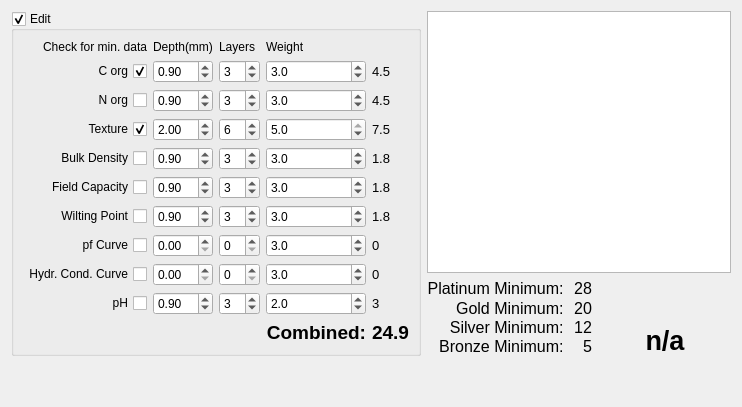
      <widget class="QWidget" name="tabSoil">
       <attribute name="title">
        <string>Soil</string>
       </attribute>
       <layout class="QGridLayout" name="gridLayout_24">
        <item row="0" column="0" rowspan="2">
         <widget class="QGroupBox" name="gbxSoil">
          <property name="title">
           <string>Edit</string>
          </property>
          <property name="checkable">
           <bool>true</bool>
          </property>
          <property name="checked">
           <bool>true</bool>
          </property>
          <layout class="QGridLayout" name="gridLayoutWeather">
           <item row="0" column="3">
            <widget class="QLabel" name="lblMgmtPoints_8">
             <property name="font">
              <font>
               <pointsize>9</pointsize>
              </font>
             </property>
             <property name="text">
              <string>Weight</string>
             </property>
            </widget>
           </item>
           <item row="8" column="2">
            <widget class="QSpinBox" name="sbPfCurveLayersSoil">
             <property name="toolTip">
              <string>&lt;html&gt;&lt;head/&gt;&lt;body&gt;&lt;p&gt;Number of observations&lt;/p&gt;&lt;/body&gt;&lt;/html&gt;</string>
             </property>
            </widget>
           </item>
           <item row="9" column="0">
            <widget class="QCheckBox" name="chbxHydrCondCurveSoil">
             <property name="toolTip">
              <string>&lt;html&gt;&lt;head/&gt;&lt;body&gt;&lt;p&gt;Check if Minimum Data&lt;/p&gt;&lt;/body&gt;&lt;/html&gt;</string>
             </property>
             <property name="layoutDirection">
              <enum>Qt::RightToLeft</enum>
             </property>
             <property name="text">
              <string>Hydr. Cond. Curve</string>
             </property>
            </widget>
           </item>
           <item row="6" column="2">
            <widget class="QSpinBox" name="sbFieldCapacityLayersSoil">
             <property name="toolTip">
              <string>&lt;html&gt;&lt;head/&gt;&lt;body&gt;&lt;p&gt;Number of observations&lt;/p&gt;&lt;/body&gt;&lt;/html&gt;</string>
             </property>
             <property name="value">
              <number>3</number>
             </property>
            </widget>
           </item>
           <item row="5" column="3">
            <widget class="QDoubleSpinBox" name="dsbBulkDensityWeightSoil">
             <property name="decimals">
              <number>1</number>
             </property>
             <property name="maximum">
              <double>5.000000000000000</double>
             </property>
             <property name="singleStep">
              <double>0.500000000000000</double>
             </property>
             <property name="value">
              <double>3.000000000000000</double>
             </property>
            </widget>
           </item>
           <item row="4" column="0">
            <widget class="QCheckBox" name="chbxTextureSoil">
             <property name="toolTip">
              <string>&lt;html&gt;&lt;head/&gt;&lt;body&gt;&lt;p&gt;Check if Minimum Data&lt;/p&gt;&lt;/body&gt;&lt;/html&gt;</string>
             </property>
             <property name="layoutDirection">
              <enum>Qt::RightToLeft</enum>
             </property>
             <property name="text">
              <string>Texture</string>
             </property>
             <property name="checked">
              <bool>true</bool>
             </property>
            </widget>
           </item>
           <item row="7" column="0">
            <widget class="QCheckBox" name="chbxWiltingPointSoil">
             <property name="toolTip">
              <string>&lt;html&gt;&lt;head/&gt;&lt;body&gt;&lt;p&gt;Check if Minimum Data&lt;/p&gt;&lt;/body&gt;&lt;/html&gt;</string>
             </property>
             <property name="layoutDirection">
              <enum>Qt::RightToLeft</enum>
             </property>
             <property name="text">
              <string>Wilting Point</string>
             </property>
            </widget>
           </item>
           <item row="10" column="3">
            <widget class="QDoubleSpinBox" name="dsbPhWeightSoil">
             <property name="decimals">
              <number>1</number>
             </property>
             <property name="maximum">
              <double>5.000000000000000</double>
             </property>
             <property name="singleStep">
              <double>0.500000000000000</double>
             </property>
             <property name="value">
              <double>2.000000000000000</double>
             </property>
            </widget>
           </item>
           <item row="3" column="3">
            <widget class="QDoubleSpinBox" name="dsbNOrgWeightSoil">
             <property name="decimals">
              <number>1</number>
             </property>
             <property name="maximum">
              <double>5.000000000000000</double>
             </property>
             <property name="singleStep">
              <double>0.500000000000000</double>
             </property>
             <property name="value">
              <double>3.000000000000000</double>
             </property>
            </widget>
           </item>
           <item row="5" column="0">
            <widget class="QCheckBox" name="chbxBulkDensitySoil">
             <property name="toolTip">
              <string>&lt;html&gt;&lt;head/&gt;&lt;body&gt;&lt;p&gt;Check if Minimum Data&lt;/p&gt;&lt;/body&gt;&lt;/html&gt;</string>
             </property>
             <property name="layoutDirection">
              <enum>Qt::RightToLeft</enum>
             </property>
             <property name="text">
              <string>Bulk Density</string>
             </property>
            </widget>
           </item>
           <item row="3" column="4">
            <widget class="QLabel" name="lblNOrgRatingSoil">
             <property name="font">
              <font>
               <pointsize>10</pointsize>
              </font>
             </property>
             <property name="text">
              <string>4.5</string>
             </property>
            </widget>
           </item>
           <item row="5" column="4">
            <widget class="QLabel" name="lblBulkDensityRatingSoil">
             <property name="font">
              <font>
               <pointsize>10</pointsize>
              </font>
             </property>
             <property name="text">
              <string>1.8</string>
             </property>
            </widget>
           </item>
           <item row="7" column="4">
            <widget class="QLabel" name="lblWiltingPointRatingSoil">
             <property name="font">
              <font>
               <pointsize>10</pointsize>
              </font>
             </property>
             <property name="text">
              <string>1.8</string>
             </property>
            </widget>
           </item>
           <item row="4" column="4">
            <widget class="QLabel" name="lblTextureRatingSoil">
             <property name="font">
              <font>
               <pointsize>10</pointsize>
              </font>
             </property>
             <property name="text">
              <string>7.5</string>
             </property>
            </widget>
           </item>
           <item row="6" column="4">
            <widget class="QLabel" name="lblFieldCapacityRatingSoil">
             <property name="font">
              <font>
               <pointsize>10</pointsize>
              </font>
             </property>
             <property name="text">
              <string>1.8</string>
             </property>
            </widget>
           </item>
           <item row="10" column="4">
            <widget class="QLabel" name="lblPhRatingSoil">
             <property name="font">
              <font>
               <pointsize>10</pointsize>
              </font>
             </property>
             <property name="text">
              <string>3</string>
             </property>
            </widget>
           </item>
           <item row="11" column="3">
            <widget class="QLabel" name="lblCombinedSoil">
             <property name="font">
              <font>
               <pointsize>14</pointsize>
               <weight>75</weight>
               <bold>true</bold>
              </font>
             </property>
             <property name="text">
              <string>Combined:</string>
             </property>
             <property name="alignment">
              <set>Qt::AlignRight|Qt::AlignTrailing|Qt::AlignVCenter</set>
             </property>
            </widget>
           </item>
           <item row="8" column="4">
            <widget class="QLabel" name="lblPfCurveRatingSoil">
             <property name="font">
              <font>
               <pointsize>10</pointsize>
              </font>
             </property>
             <property name="text">
              <string>0</string>
             </property>
            </widget>
           </item>
           <item row="10" column="0">
            <widget class="QCheckBox" name="chbxPhSoil">
             <property name="layoutDirection">
              <enum>Qt::RightToLeft</enum>
             </property>
             <property name="text">
              <string>pH</string>
             </property>
            </widget>
           </item>
           <item row="11" column="4">
            <widget class="QLabel" name="lblOverallRatingSoil">
             <property name="font">
              <font>
               <pointsize>14</pointsize>
               <weight>75</weight>
               <bold>true</bold>
              </font>
             </property>
             <property name="text">
              <string>24.9</string>
             </property>
             <property name="alignment">
              <set>Qt::AlignRight|Qt::AlignTrailing|Qt::AlignVCenter</set>
             </property>
            </widget>
           </item>
           <item row="6" column="3">
            <widget class="QDoubleSpinBox" name="dsbFieldCapacityWeightSoil">
             <property name="decimals">
              <number>1</number>
             </property>
             <property name="maximum">
              <double>5.000000000000000</double>
             </property>
             <property name="singleStep">
              <double>0.500000000000000</double>
             </property>
             <property name="value">
              <double>3.000000000000000</double>
             </property>
            </widget>
           </item>
           <item row="8" column="3">
            <widget class="QDoubleSpinBox" name="dsbPfCurveWeightSoil">
             <property name="decimals">
              <number>1</number>
             </property>
             <property name="maximum">
              <double>5.000000000000000</double>
             </property>
             <property name="singleStep">
              <double>0.500000000000000</double>
             </property>
             <property name="value">
              <double>3.000000000000000</double>
             </property>
            </widget>
           </item>
           <item row="6" column="0">
            <widget class="QCheckBox" name="chbxFieldCapacitySoil">
             <property name="toolTip">
              <string>&lt;html&gt;&lt;head/&gt;&lt;body&gt;&lt;p&gt;Check if Minimum Data&lt;/p&gt;&lt;/body&gt;&lt;/html&gt;</string>
             </property>
             <property name="layoutDirection">
              <enum>Qt::RightToLeft</enum>
             </property>
             <property name="text">
              <string>Field Capacity</string>
             </property>
            </widget>
           </item>
           <item row="5" column="2">
            <widget class="QSpinBox" name="sbBulkDensityLayersSoil">
             <property name="toolTip">
              <string>&lt;html&gt;&lt;head/&gt;&lt;body&gt;&lt;p&gt;Number of observations&lt;/p&gt;&lt;/body&gt;&lt;/html&gt;</string>
             </property>
             <property name="value">
              <number>3</number>
             </property>
            </widget>
           </item>
           <item row="4" column="2">
            <widget class="QSpinBox" name="sbTextureLayersSoil">
             <property name="toolTip">
              <string>&lt;html&gt;&lt;head/&gt;&lt;body&gt;&lt;p&gt;Number of observations&lt;/p&gt;&lt;/body&gt;&lt;/html&gt;</string>
             </property>
             <property name="value">
              <number>6</number>
             </property>
            </widget>
           </item>
           <item row="9" column="3">
            <widget class="QDoubleSpinBox" name="dsbHydrCondCurveWeightSoil">
             <property name="decimals">
              <number>1</number>
             </property>
             <property name="maximum">
              <double>5.000000000000000</double>
             </property>
             <property name="singleStep">
              <double>0.500000000000000</double>
             </property>
             <property name="value">
              <double>3.000000000000000</double>
             </property>
            </widget>
           </item>
           <item row="2" column="0">
            <widget class="QCheckBox" name="chbxCOrgSoil">
             <property name="toolTip">
              <string>&lt;html&gt;&lt;head/&gt;&lt;body&gt;&lt;p&gt;Check if Minimum Data&lt;/p&gt;&lt;/body&gt;&lt;/html&gt;</string>
             </property>
             <property name="layoutDirection">
              <enum>Qt::RightToLeft</enum>
             </property>
             <property name="text">
              <string>C org</string>
             </property>
             <property name="checked">
              <bool>true</bool>
             </property>
             <property name="tristate">
              <bool>false</bool>
             </property>
            </widget>
           </item>
           <item row="2" column="2">
            <widget class="QSpinBox" name="sbCOrgLayersSoil">
             <property name="toolTip">
              <string>&lt;html&gt;&lt;head/&gt;&lt;body&gt;&lt;p&gt;Number of observations&lt;/p&gt;&lt;/body&gt;&lt;/html&gt;</string>
             </property>
             <property name="value">
              <number>3</number>
             </property>
            </widget>
           </item>
           <item row="7" column="3">
            <widget class="QDoubleSpinBox" name="dsbWiltingPointWeightSoil">
             <property name="decimals">
              <number>1</number>
             </property>
             <property name="maximum">
              <double>5.000000000000000</double>
             </property>
             <property name="singleStep">
              <double>0.500000000000000</double>
             </property>
             <property name="value">
              <double>3.000000000000000</double>
             </property>
            </widget>
           </item>
           <item row="2" column="3">
            <widget class="QDoubleSpinBox" name="dsbCOrgWeightSoil">
             <property name="decimals">
              <number>1</number>
             </property>
             <property name="maximum">
              <double>5.000000000000000</double>
             </property>
             <property name="singleStep">
              <double>0.500000000000000</double>
             </property>
             <property name="value">
              <double>3.000000000000000</double>
             </property>
            </widget>
           </item>
           <item row="7" column="2">
            <widget class="QSpinBox" name="sbWiltingPointLayersSoil">
             <property name="toolTip">
              <string>&lt;html&gt;&lt;head/&gt;&lt;body&gt;&lt;p&gt;Number of observations&lt;/p&gt;&lt;/body&gt;&lt;/html&gt;</string>
             </property>
             <property name="value">
              <number>3</number>
             </property>
            </widget>
           </item>
           <item row="10" column="2">
            <widget class="QSpinBox" name="sbPhLayersSoil">
             <property name="value">
              <number>3</number>
             </property>
            </widget>
           </item>
           <item row="8" column="0">
            <widget class="QCheckBox" name="chbxPfCurveSoil">
             <property name="toolTip">
              <string>&lt;html&gt;&lt;head/&gt;&lt;body&gt;&lt;p&gt;Check if Minimum Data&lt;/p&gt;&lt;/body&gt;&lt;/html&gt;</string>
             </property>
             <property name="layoutDirection">
              <enum>Qt::RightToLeft</enum>
             </property>
             <property name="text">
              <string>pf Curve</string>
             </property>
            </widget>
           </item>
           <item row="0" column="1">
            <widget class="QLabel" name="lblMgmtPoints_7">
             <property name="font">
              <font>
               <pointsize>9</pointsize>
              </font>
             </property>
             <property name="text">
              <string>Depth(mm)</string>
             </property>
            </widget>
           </item>
           <item row="0" column="2">
            <widget class="QLabel" name="lblMgmtObservations_7">
             <property name="sizePolicy">
              <sizepolicy hsizetype="Preferred" vsizetype="Fixed">
               <horstretch>0</horstretch>
               <verstretch>0</verstretch>
              </sizepolicy>
             </property>
             <property name="font">
              <font>
               <pointsize>9</pointsize>
              </font>
             </property>
             <property name="text">
              <string>Layers</string>
             </property>
            </widget>
           </item>
           <item row="0" column="0">
            <widget class="QLabel" name="lblMgmtMinData_7">
             <property name="font">
              <font>
               <pointsize>9</pointsize>
              </font>
             </property>
             <property name="text">
              <string>Check for min. data</string>
             </property>
             <property name="alignment">
              <set>Qt::AlignRight|Qt::AlignTrailing|Qt::AlignVCenter</set>
             </property>
            </widget>
           </item>
           <item row="3" column="0">
            <widget class="QCheckBox" name="chbxNOrgSoil">
             <property name="toolTip">
              <string>&lt;html&gt;&lt;head/&gt;&lt;body&gt;&lt;p&gt;Check if Minimum Data&lt;/p&gt;&lt;/body&gt;&lt;/html&gt;</string>
             </property>
             <property name="layoutDirection">
              <enum>Qt::RightToLeft</enum>
             </property>
             <property name="text">
              <string>N org</string>
             </property>
            </widget>
           </item>
           <item row="3" column="2">
            <widget class="QSpinBox" name="sbNOrgLayersSoil">
             <property name="toolTip">
              <string>&lt;html&gt;&lt;head/&gt;&lt;body&gt;&lt;p&gt;Number of observations&lt;/p&gt;&lt;/body&gt;&lt;/html&gt;</string>
             </property>
             <property name="value">
              <number>3</number>
             </property>
            </widget>
           </item>
           <item row="9" column="2">
            <widget class="QSpinBox" name="sbHydrCondCurveLayersSoil">
             <property name="toolTip">
              <string>&lt;html&gt;&lt;head/&gt;&lt;body&gt;&lt;p&gt;Number of observations&lt;/p&gt;&lt;/body&gt;&lt;/html&gt;</string>
             </property>
            </widget>
           </item>
           <item row="2" column="4">
            <widget class="QLabel" name="lblCOrgRatingSoil">
             <property name="font">
              <font>
               <pointsize>10</pointsize>
              </font>
             </property>
             <property name="text">
              <string>4.5</string>
             </property>
            </widget>
           </item>
           <item row="9" column="4">
            <widget class="QLabel" name="lblHydrCondCurveRatingSoil">
             <property name="font">
              <font>
               <pointsize>10</pointsize>
              </font>
             </property>
             <property name="text">
              <string>0</string>
             </property>
            </widget>
           </item>
           <item row="4" column="3">
            <widget class="QDoubleSpinBox" name="dsbTextureWeightSoil">
             <property name="decimals">
              <number>1</number>
             </property>
             <property name="maximum">
              <double>5.000000000000000</double>
             </property>
             <property name="singleStep">
              <double>0.500000000000000</double>
             </property>
             <property name="value">
              <double>5.000000000000000</double>
             </property>
            </widget>
           </item>
           <item row="2" column="1">
            <widget class="QDoubleSpinBox" name="dsbCOrgDepthSoil">
             <property name="toolTip">
              <string>&lt;html&gt;&lt;head/&gt;&lt;body&gt;&lt;p&gt;Number of observations&lt;/p&gt;&lt;/body&gt;&lt;/html&gt;</string>
             </property>
             <property name="singleStep">
              <double>0.100000000000000</double>
             </property>
             <property name="value">
              <double>0.900000000000000</double>
             </property>
            </widget>
           </item>
           <item row="3" column="1">
            <widget class="QDoubleSpinBox" name="dsbNOrgDepthSoil">
             <property name="toolTip">
              <string>&lt;html&gt;&lt;head/&gt;&lt;body&gt;&lt;p&gt;Number of observations&lt;/p&gt;&lt;/body&gt;&lt;/html&gt;</string>
             </property>
             <property name="singleStep">
              <double>0.100000000000000</double>
             </property>
             <property name="value">
              <double>0.900000000000000</double>
             </property>
            </widget>
           </item>
           <item row="4" column="1">
            <widget class="QDoubleSpinBox" name="dsbTextureDepthSoil">
             <property name="toolTip">
              <string>&lt;html&gt;&lt;head/&gt;&lt;body&gt;&lt;p&gt;Number of observations&lt;/p&gt;&lt;/body&gt;&lt;/html&gt;</string>
             </property>
             <property name="singleStep">
              <double>0.100000000000000</double>
             </property>
             <property name="value">
              <double>2.000000000000000</double>
             </property>
            </widget>
           </item>
           <item row="5" column="1">
            <widget class="QDoubleSpinBox" name="dsbBulkDensityDepthSoil">
             <property name="toolTip">
              <string>&lt;html&gt;&lt;head/&gt;&lt;body&gt;&lt;p&gt;Number of observations&lt;/p&gt;&lt;/body&gt;&lt;/html&gt;</string>
             </property>
             <property name="singleStep">
              <double>0.100000000000000</double>
             </property>
             <property name="value">
              <double>0.900000000000000</double>
             </property>
            </widget>
           </item>
           <item row="6" column="1">
            <widget class="QDoubleSpinBox" name="dsbFieldCapacityDepthSoil">
             <property name="toolTip">
              <string>&lt;html&gt;&lt;head/&gt;&lt;body&gt;&lt;p&gt;Number of observations&lt;/p&gt;&lt;/body&gt;&lt;/html&gt;</string>
             </property>
             <property name="singleStep">
              <double>0.100000000000000</double>
             </property>
             <property name="value">
              <double>0.900000000000000</double>
             </property>
            </widget>
           </item>
           <item row="7" column="1">
            <widget class="QDoubleSpinBox" name="dsbWiltingPointDepthSoil">
             <property name="toolTip">
              <string>&lt;html&gt;&lt;head/&gt;&lt;body&gt;&lt;p&gt;Number of observations&lt;/p&gt;&lt;/body&gt;&lt;/html&gt;</string>
             </property>
             <property name="singleStep">
              <double>0.100000000000000</double>
             </property>
             <property name="value">
              <double>0.900000000000000</double>
             </property>
            </widget>
           </item>
           <item row="8" column="1">
            <widget class="QDoubleSpinBox" name="dsbPfCurveDepthSoil">
             <property name="toolTip">
              <string>&lt;html&gt;&lt;head/&gt;&lt;body&gt;&lt;p&gt;Number of observations&lt;/p&gt;&lt;/body&gt;&lt;/html&gt;</string>
             </property>
             <property name="singleStep">
              <double>0.010000000000000</double>
             </property>
             <property name="value">
              <double>0.000000000000000</double>
             </property>
            </widget>
           </item>
           <item row="9" column="1">
            <widget class="QDoubleSpinBox" name="dsbHydrCondCurveDepthSoil">
             <property name="toolTip">
              <string>&lt;html&gt;&lt;head/&gt;&lt;body&gt;&lt;p&gt;Number of observations&lt;/p&gt;&lt;/body&gt;&lt;/html&gt;</string>
             </property>
             <property name="singleStep">
              <double>0.100000000000000</double>
             </property>
             <property name="value">
              <double>0.000000000000000</double>
             </property>
            </widget>
           </item>
           <item row="10" column="1">
            <widget class="QDoubleSpinBox" name="dsbPhDepthSoil">
             <property name="singleStep">
              <double>0.100000000000000</double>
             </property>
             <property name="value">
              <double>0.900000000000000</double>
             </property>
            </widget>
           </item>
          </layout>
         </widget>
        </item>
        <item row="0" column="1" colspan="2">
         <widget class="QTextBrowser" name="txbrSoil"/>
        </item>
        <item row="1" column="1">
         <layout class="QGridLayout" name="gridLayoutSoilRankLevels">
          <property name="spacing">
           <number>0</number>
          </property>
          <item row="0" column="0">
           <widget class="QLabel" name="lblSoilPlatinumMin">
            <property name="font">
             <font>
              <pointsize>12</pointsize>
             </font>
            </property>
            <property name="text">
             <string>Platinum Minimum: </string>
            </property>
            <property name="alignment">
             <set>Qt::AlignRight|Qt::AlignTrailing|Qt::AlignVCenter</set>
            </property>
            <property name="margin">
             <number>-1</number>
            </property>
            <property name="indent">
             <number>0</number>
            </property>
           </widget>
          </item>
          <item row="3" column="1">
           <widget class="QLabel" name="lblSoilBronzeMinVal">
            <property name="minimumSize">
             <size>
              <width>25</width>
              <height>0</height>
             </size>
            </property>
            <property name="font">
             <font>
              <pointsize>12</pointsize>
             </font>
            </property>
            <property name="text">
             <string>5</string>
            </property>
            <property name="alignment">
             <set>Qt::AlignRight|Qt::AlignTrailing|Qt::AlignVCenter</set>
            </property>
            <property name="margin">
             <number>-1</number>
            </property>
            <property name="indent">
             <number>1</number>
            </property>
           </widget>
          </item>
          <item row="3" column="0">
           <widget class="QLabel" name="lblSoilBronzeMin">
            <property name="font">
             <font>
              <pointsize>12</pointsize>
             </font>
            </property>
            <property name="text">
             <string>Bronze Minimum: </string>
            </property>
            <property name="alignment">
             <set>Qt::AlignRight|Qt::AlignTrailing|Qt::AlignVCenter</set>
            </property>
            <property name="margin">
             <number>-2</number>
            </property>
            <property name="indent">
             <number>0</number>
            </property>
           </widget>
          </item>
          <item row="1" column="1">
           <widget class="QLabel" name="lblSoilGoldMinVal">
            <property name="minimumSize">
             <size>
              <width>25</width>
              <height>0</height>
             </size>
            </property>
            <property name="font">
             <font>
              <pointsize>12</pointsize>
             </font>
            </property>
            <property name="text">
             <string>20</string>
            </property>
            <property name="alignment">
             <set>Qt::AlignRight|Qt::AlignTrailing|Qt::AlignVCenter</set>
            </property>
            <property name="margin">
             <number>-1</number>
            </property>
            <property name="indent">
             <number>1</number>
            </property>
           </widget>
          </item>
          <item row="2" column="0">
           <widget class="QLabel" name="lblSoilSilverMin">
            <property name="font">
             <font>
              <pointsize>12</pointsize>
             </font>
            </property>
            <property name="text">
             <string>Silver Minimum: </string>
            </property>
            <property name="alignment">
             <set>Qt::AlignRight|Qt::AlignTrailing|Qt::AlignVCenter</set>
            </property>
            <property name="margin">
             <number>-2</number>
            </property>
            <property name="indent">
             <number>0</number>
            </property>
           </widget>
          </item>
          <item row="0" column="1">
           <widget class="QLabel" name="lblSoilPlatinumMinVal">
            <property name="minimumSize">
             <size>
              <width>25</width>
              <height>0</height>
             </size>
            </property>
            <property name="font">
             <font>
              <pointsize>12</pointsize>
             </font>
            </property>
            <property name="text">
             <string>28</string>
            </property>
            <property name="alignment">
             <set>Qt::AlignRight|Qt::AlignTrailing|Qt::AlignVCenter</set>
            </property>
            <property name="margin">
             <number>-1</number>
            </property>
            <property name="indent">
             <number>1</number>
            </property>
           </widget>
          </item>
          <item row="1" column="0">
           <widget class="QLabel" name="lblSoilGoldMin">
            <property name="font">
             <font>
              <pointsize>12</pointsize>
             </font>
            </property>
            <property name="text">
             <string>Gold Minimum: </string>
            </property>
            <property name="alignment">
             <set>Qt::AlignRight|Qt::AlignTrailing|Qt::AlignVCenter</set>
            </property>
            <property name="margin">
             <number>-2</number>
            </property>
            <property name="indent">
             <number>0</number>
            </property>
           </widget>
          </item>
          <item row="2" column="1">
           <widget class="QLabel" name="lblSoilSilverMinVal">
            <property name="minimumSize">
             <size>
              <width>25</width>
              <height>0</height>
             </size>
            </property>
            <property name="font">
             <font>
              <pointsize>12</pointsize>
             </font>
            </property>
            <property name="text">
             <string>12</string>
            </property>
            <property name="alignment">
             <set>Qt::AlignRight|Qt::AlignTrailing|Qt::AlignVCenter</set>
            </property>
            <property name="margin">
             <number>-1</number>
            </property>
            <property name="indent">
             <number>1</number>
            </property>
           </widget>
          </item>
         </layout>
        </item>
        <item row="1" column="2">
         <layout class="QGridLayout" name="gridLayout_23">
          <item row="0" column="2">
           <spacer name="horizontalSpacerSoilRightRankLabel">
            <property name="orientation">
             <enum>Qt::Horizontal</enum>
            </property>
            <property name="sizeHint" stdset="0">
             <size>
              <width>40</width>
              <height>20</height>
             </size>
            </property>
           </spacer>
          </item>
          <item row="0" column="0">
           <spacer name="horizontalSpacerSoilLeftRankLabel">
            <property name="orientation">
             <enum>Qt::Horizontal</enum>
            </property>
            <property name="sizeHint" stdset="0">
             <size>
              <width>40</width>
              <height>20</height>
             </size>
            </property>
           </spacer>
          </item>
          <item row="0" column="1">
           <widget class="QLabel" name="lblMedalSoil">
            <property name="minimumSize">
             <size>
              <width>40</width>
              <height>40</height>
             </size>
            </property>
            <property name="maximumSize">
             <size>
              <width>40</width>
              <height>40</height>
             </size>
            </property>
            <property name="baseSize">
             <size>
              <width>20</width>
              <height>60</height>
             </size>
            </property>
            <property name="lineWidth">
             <number>0</number>
            </property>
            <property name="text">
             <string/>
            </property>
            <property name="scaledContents">
             <bool>true</bool>
            </property>
            <property name="alignment">
             <set>Qt::AlignJustify|Qt::AlignVCenter</set>
            </property>
           </widget>
          </item>
          <item row="1" column="0" colspan="3">
           <widget class="QLabel" name="lblRankingSoil">
            <property name="font">
             <font>
              <pointsize>20</pointsize>
              <weight>75</weight>
              <bold>true</bold>
             </font>
            </property>
            <property name="text">
             <string>n/a</string>
            </property>
            <property name="alignment">
             <set>Qt::AlignCenter</set>
            </property>
           </widget>
          </item>
         </layout>
        </item>
        <item row="2" column="0">
         <spacer name="verticalSpacerSoilLeft">
          <property name="orientation">
           <enum>Qt::Vertical</enum>
          </property>
          <property name="sizeHint" stdset="0">
           <size>
            <width>20</width>
            <height>40</height>
           </size>
          </property>
         </spacer>
        </item>
       </layout>
      </widget>
